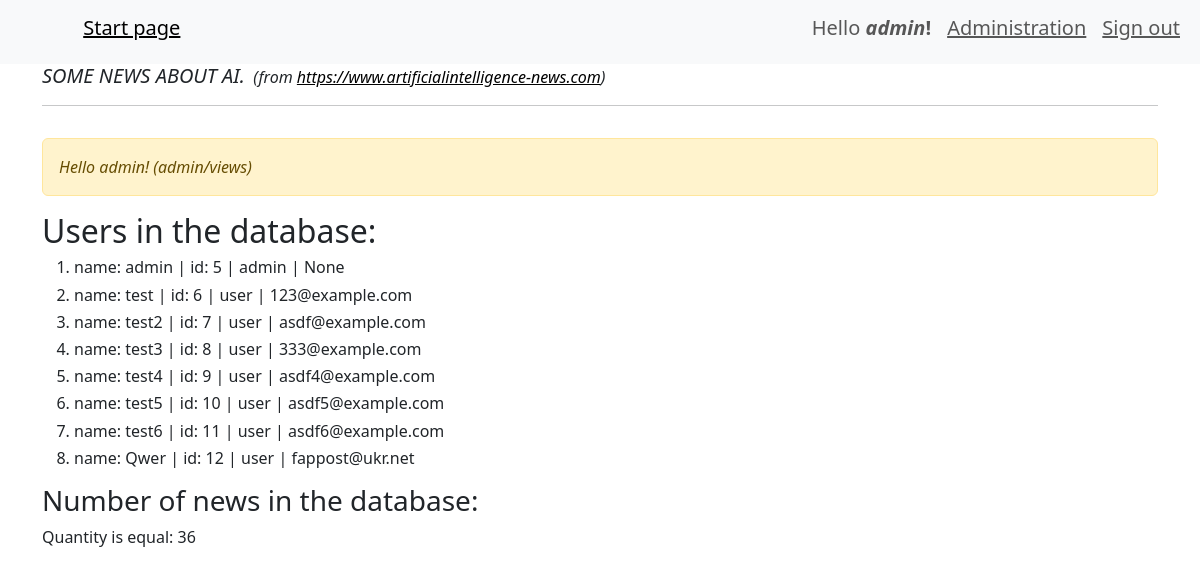
The page /admin/ (signed in) on the database its author committed.
### webapp/user/models.py (models this page shows, shortened)
class User(db.Model, UserMixin):
    id = db.Column(db.Integer, primary_key=True)
    username = db.Column(db.String(64), index=True, unique=True)
    password = db.Column(db.String(128))
    role = db.Column(db.String(10), index=True)
    email = db.Column(db.String(50))
    @property
    def is_admin(self):
        return self.role == 'admin'

### webapp/admin/views.py (the view)
@blueprint.route('/')
@admin_required
def admin_index():
    if current_user.is_admin:
        flash('Hello admin! (admin/views)')
        title = 'This page is for Administrators only'
        name_user = User.query.filter(User.username.isnot(None)).all()
        news_count = News.query.filter(News.text.isnot(None)).count()
        return render_template('admin/info.html', page_title=title, name_user=name_user, news_count=news_count)
    else:
        flash("You aren't admin.")

### webapp/__init__.py (called while the page is built)
def create_app():
    app = Flask(__name__)                   # create Flask's object
    app.config.from_pyfile('config.py')     # load config.py -> .config + .from_pyfile
    db.init_app(app)                        # initialisation db object (App)
    migrate = Migrate(app, db)              # create object migrate for DB
    login_manager = LoginManager()          # create logMan's object
    login_manager.init_app(app)             # initialisation object
    login_manager.login_view = 'user.login' # name function for this object
    app.register_blueprint(admin_blueprint)
    app.register_blueprint(news_blueprint)
    app.register_blueprint(user_blueprint)   # inithialization user_blueprint
    @login_manager.user_loader
    def load_user(user_id):
        return User.query.get(user_id)
    return app

### webapp/templates/admin/info.html (shortened to what this page needs)
{% extends "base.html" %}
{% block content %}
    <div class='row'>
        <div class='col-12'>
            {% include('messages.html') %}
            <h2>Users in the database:</h2>
            <ol>
            {%for n_users in name_user:%}
            <h6><li>
                <div class="fixed-spaces">
                name: {{n_users.username}}  | id: {{n_users.id}} | {{n_users.role}} | {{n_users.email}}</div>
            </li></h6>
            {%endfor%}
            </ol>
            <h3>Number of news in the database:</h3>
            {%if news_count %}
                Quantity is equal: {{ news_count }}
            {% endif %}
        </div>
    </div>
{% endblock %}

### webapp/templates/base.html (shortened to what this page needs)
<!doctype html>
<html lang="en">
  <head>
    <link href="https://cdn.jsdelivr.net/npm/bootstrap@5.3.0-alpha3/dist/css/bootstrap.min.css" rel="stylesheet">
    <link rel="stylesheet" href="{{ url_for('static', filename='style.css') }}">
    <link     href="//cdnjs.cloudflare.com/ajax/libs/highlight.js/9.13.1/styles/monokai-sublime.min.css" rel="stylesheet" >
  </head>
  <body>
    {%  include 'menu.html' %}
    <div class="container">
        <h6 style="display: inline; margin: 0;"><em><h5 style="display: inline; margin: 0;"><em>SOME NEWS ABOUT AI.</em></h5></em></em></h6>&nbsp;&nbsp;<em>(from <a href="https://www.artificialintelligence-news.com" style="color: black;">https://www.artificialintelligence-news.com</a>)</em><hr/>
         {% block content %}{% endblock %}
    </div>
  </body>

### webapp/templates/menu.html (shortened to what this page needs)
<nav class="navbar navbar-expand-lg bg-body-tertiary">
  <div class="container-fluid">
  <h6><a class="navbar-brand" href="#"><em>&nbsp;&nbsp;&nbsp;&nbsp;&nbsp;&nbsp;</em></a></h6>
    <div class="collapse navbar-collapse" id="navbarSupportedContent">
      <ul class="navbar-nav me-auto mb-2 mb-lg-0">
        <li class="nav-item">
          <a class="nav-link active" aria-current="page" href="/"><u>                 </u></a>
        </li>
        <li class="nav-item">
          <h5><a class="nav-link active" aria-current="page" href="/"><u>Start page</u></a></h5>
        </li>
      </ul>
      <ul class="navbar-nav">
        {% if current_user.is_authenticated %}
          <li class="nav-item">
            <h5><span class="nav-link">Hello <strong><em>{{ current_user.username }}</em>!</strong></span></h5>
          </li>
          {% if current_user.is_admin %}
            <li class="nav-item">
              <h5><a class="nav-link" href="{{ url_for('admin.admin_index', next=request.full_path) }}"><u>Administration</u></a></h5>
            </li>
          {% endif %}
          <li class="nav-item">
            <h5><a class="nav-link" href="{{ url_for('user.logout', next=request.full_path) }}"><u>Sign out</u></a></h5>
          </li>
        {% endif %}
      </ul>
    </div>
  </div>
</nav>

### webapp/templates/messages.html
{% with messages = get_flashed_messages() %}
    {% if messages %}
    <p><em>
    <div class='alert alert-warning' role='alert'>
        {% for message in messages %}
            {{ message }}<br>
        {% endfor %}
    </div>
    </em></p>
    {% endif %}
{% endwith %}

### rows shown on the page
User: username "admin", id "5", role "admin", email "None"
User: username "test", id "6", role "user", email "123@example.com"
User: username "test2", id "7", role "user", email "asdf@example.com"
User: username "test3", id "8", role "user", email "333@example.com"
User: username "test4", id "9", role "user", email "asdf4@example.com"
User: username "test5", id "10", role "user", email "asdf5@example.com"
User: username "test6", id "11", role "user", email "asdf6@example.com"
User: username "Qwer", id "12", role "user", email "fappost@ukr.net"

### other values the page prints
{{ message }} "Hello admin! (admin/views)"
{{ news_count }} "36"
